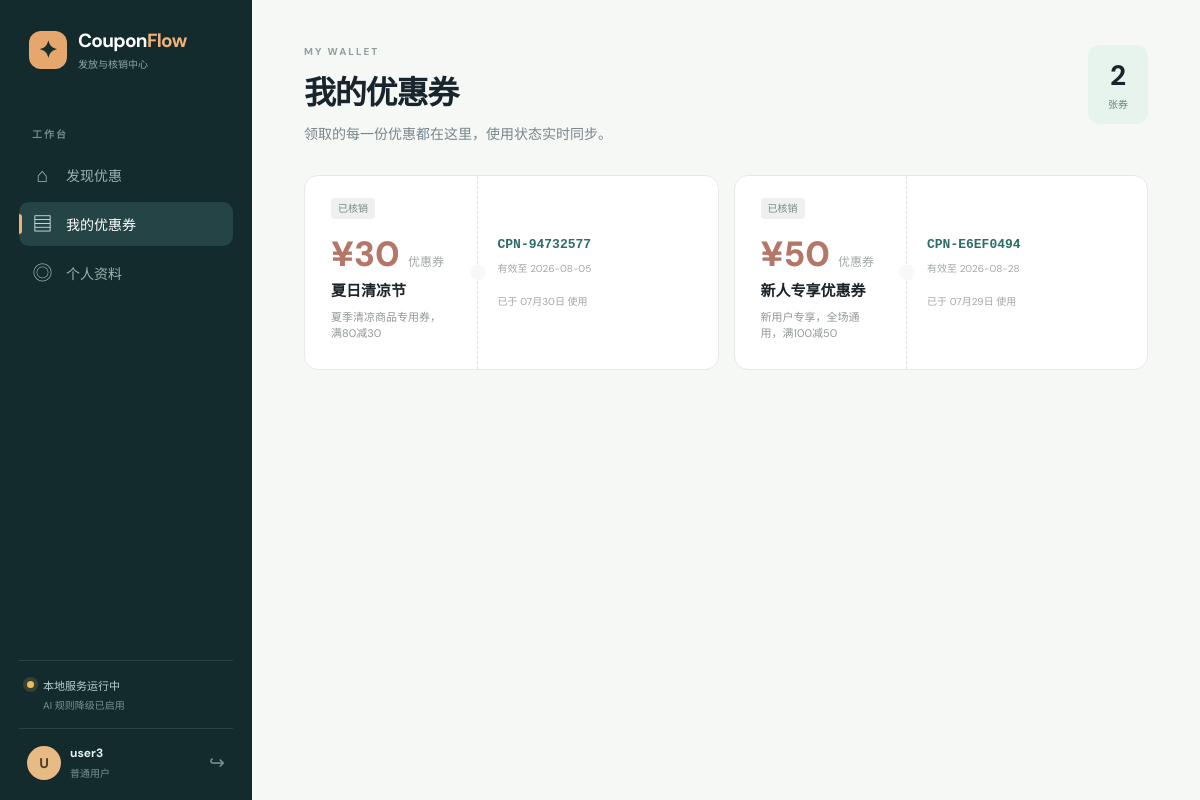
The page /user/my-coupons (signed in) on the database as committed earlier.
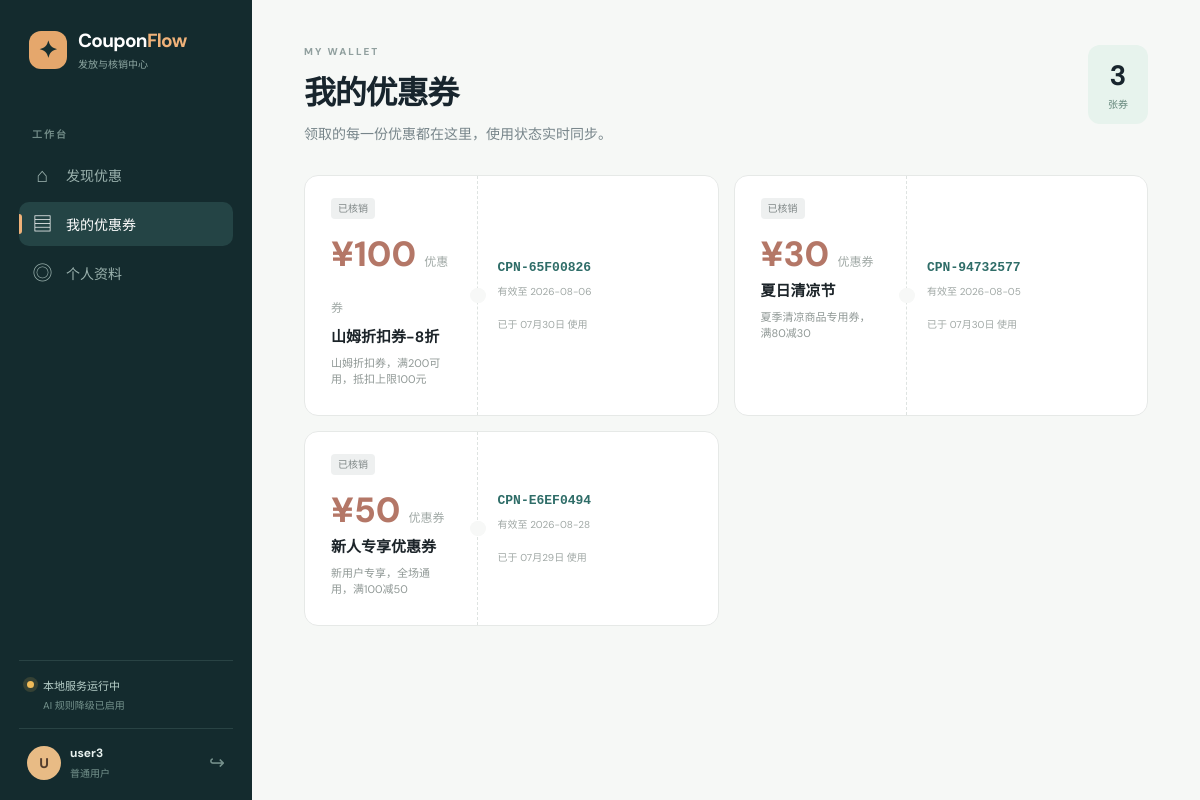
The same page on the database as committed later.
### api/app/models/coupon.py (models this page shows, shortened)
class Coupon(db.Model):
    __tablename__ = "coupons"
    id = db.Column(db.Integer, primary_key=True)
    campaign_id = db.Column(
        db.Integer, db.ForeignKey("campaigns.id"), nullable=False, index=True
    )
    user_id = db.Column(db.Integer, db.ForeignKey("users.id"), nullable=False, index=True)
    code = db.Column(db.String(50), unique=True, nullable=False)
    status = db.Column(db.String(20), nullable=False, default="claimed")
    claimed_at = db.Column(db.DateTime, default=datetime.now)
    expires_at = db.Column(db.DateTime, nullable=True)
    verified_at = db.Column(db.DateTime, nullable=True)
    verified_by = db.Column(db.Integer, db.ForeignKey("users.id"), nullable=True)
    verifier = db.relationship("User", backref="verifications", foreign_keys=[verified_by])
    @property
    def effective_expiry(self):
        if self.expires_at:
            return self.expires_at
        if self.campaign:
            return self.campaign.end_date
        return None
    @property
    def is_expired(self):
        expiry = self.effective_expiry
        return expiry is not None and datetime.now() > expiry

### api/app/models/campaign.py (models this page shows, shortened)
class Campaign(db.Model):
    __tablename__ = "campaigns"
    id = db.Column(db.Integer, primary_key=True)
    name = db.Column(db.String(200), nullable=False)
    amount = db.Column(db.Float, nullable=False, default=0.0)
    stock = db.Column(db.Integer, nullable=False, default=0)
    initial_stock = db.Column(db.Integer, nullable=False, default=0)
    start_date = db.Column(db.DateTime, nullable=False)
    end_date = db.Column(db.DateTime, nullable=False)
    per_user_limit = db.Column(db.Integer, nullable=False, default=1)
    description = db.Column(db.Text, default="")
    status = db.Column(db.String(20), nullable=False, default="draft")
    is_scheduled = db.Column(db.Boolean, default=False)
    scheduled_time = db.Column(db.DateTime, nullable=True)
    coupon_validity_days = db.Column(db.Integer, nullable=True)
    created_by = db.Column(db.Integer, db.ForeignKey("users.id"), nullable=False)
    created_at = db.Column(db.DateTime, default=datetime.now)
    creator = db.relationship("User", backref="campaigns_created", foreign_keys=[created_by])
    coupons = db.relationship("Coupon", backref="campaign", lazy="dynamic")
    reservations = db.relationship(
        "CampaignReservation",
        back_populates="campaign",
        lazy="dynamic",
        cascade="all, delete-orphan",
    )

### api/app/routes/user.py (the view)
@user_bp.route("/my-coupons")
def my_coupons():
    return render_template(
        "user/my_coupons.html",
        coupons=CouponService.list_user_coupons(current_user.id),
    )

### ai/providers/bedrock.py (called while the page is built)
    @property
    def available(self) -> bool:
        if self.config.mock_mode:
            return False
        return bool(self.config.bearer_token or self._runtime_client is not None)

    @property
    def status(self) -> Mapping[str, Any]:
        if self.config.mock_mode:
            mode, label = "fallback", "规则引擎降级"
        elif self.config.bearer_token:
            mode, label = "bedrock_api", "Bedrock API"
        elif self._runtime_client is not None:
            mode, label = "bedrock_sdk", "Bedrock SDK"
        else:
            mode, label = "fallback", "规则引擎降级"
        return {
            "mode": mode,
            "label": label,
            "connected": self.available,
            "model": self.config.model_id,
            "region": self.config.region,
        }

### ai/service.py (called while the page is built)
    @property
    def status(self) -> dict[str, Any]:
        return dict(self.provider.status)

### api/app/__init__.py (called while the page is built)
@login_manager.user_loader
def load_user(user_id):
    from api.app.models import User
    return db.session.get(User, int(user_id))

### api/app/routes/user.py (called while the page is built)
@user_bp.before_request
@login_required
@user_required
def before_request():
    pass

### api/app/services/ai_gateway.py (called while the page is built)
    @property
    def status(self):
        return self._service.status

### ui/templates/user/my_coupons.html
{% extends 'base.html' %}{% block title %}我的优惠券 · CouponFlow{% endblock %}{% block content %}<header class="page-top"><div><p class="kicker">MY WALLET</p><h1>我的优惠券</h1><p>领取的每一份优惠都在这里，使用状态实时同步。</p></div><div class="wallet-summary"><strong>{{ coupons|length }}</strong><small>张券</small></div></header><section class="owned-grid">{% for coupon in coupons %}{% set expiry = coupon.effective_expiry %}{% set is_exp = coupon.is_expired and coupon.status == 'claimed' %}<article class="ticket-card ticket-{{ 'expired' if is_exp else coupon.status }}"><div class="ticket-main"><span class="ticket-label">{{ {'claimed':'待使用','verified':'已核销','expired':'已过期'}[('expired' if is_exp else coupon.status)] }}</span><h2>¥{{ '%.0f'|format(coupon.campaign.amount) }} <small>优惠券</small></h2><h3>{{ coupon.campaign.name }}</h3><p>{{ coupon.campaign.description }}</p></div><div class="ticket-side"><code>{{ coupon.code }}</code><small>有效至 {{ expiry.strftime('%Y-%m-%d') if expiry else '--' }}</small>{% if is_exp %}<span class="ticket-tip">该券已过期</span>{% elif coupon.status == 'claimed' %}<span class="ticket-tip">到店出示券码</span>{% else %}<span class="ticket-tip">{{ '已于 ' ~ coupon.verified_at.strftime('%m月%d日') ~ ' 使用' if coupon.verified_at else '不可使用' }}</span>{% endif %}</div></article>{% else %}<div class="empty-state"><span>▤</span><h3>还没有优惠券</h3><p>去发现页领取第一张专属优惠券吧。</p><a class="button button-primary" href="{{ url_for('user_bp.dashboard') }}">去逛逛 →</a></div>{% endfor %}</section>{% endblock %}

Rows that differ between the two databases and show on the page:
added Coupon: status "已核销", campaign.name "山姆折扣券-8折", campaign.description "山姆折扣券，满200可用，抵扣上限100元", code "CPN-65F00826", expires_at "2026-08-06", verified_at "已于 07月30日 使用"
added Campaign: campaign.amount "100"
Other text that changed with them:
{{ coupons|length }}: "2" → "3"
